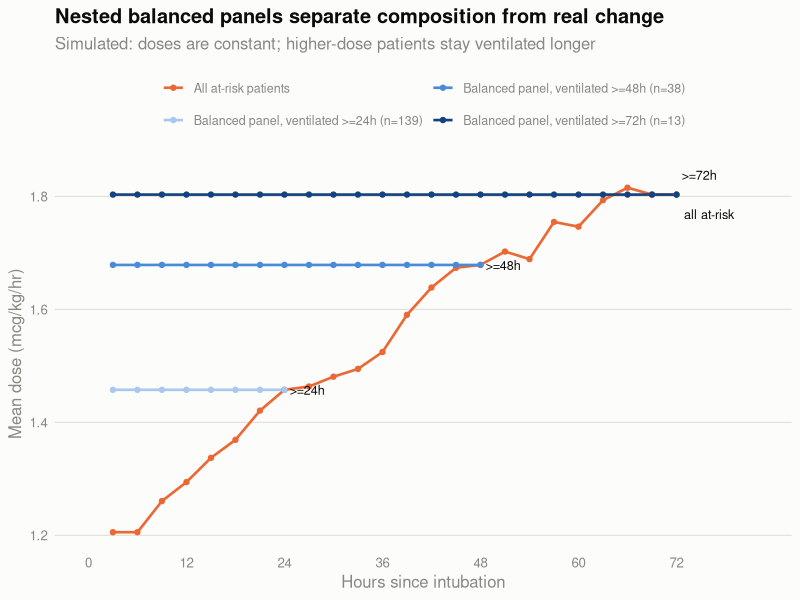

Write the R code that produced this figure.
# ==============================================================================
# 04_composition_bias_demo.R
#
# Purpose : Illustrate why a whole-cohort dosing curve needs a balanced-panel
#           overlay (design notes section 10, Phase 1). Simulates a cohort in
#           which NO patient's dose changes over time, yet the cohort mean rises
#           steeply -- purely because higher-dose patients stay ventilated longer.
#           Also demonstrates NESTED balanced panels (>=24h, >=48h, >=72h), whose
#           vertical separation displays the selection gradient directly.
# Author  : Shan Guleria
# Created : 2026-09-04
# Inputs  : none (simulated)
# Outputs : output/final_no_phi/validation/composition_bias_demo.png
# ==============================================================================

pkgs <- c("here", "ggplot2")
for (p in pkgs) {
  if (!requireNamespace(p, quietly = TRUE)) {
    install.packages(p, repos = "https://cloud.r-project.org")
  }
  library(p, character.only = TRUE)
}
set.seed(20260904)

# ---- Simulate ----------------------------------------------------------------
# Each patient has a CONSTANT dose. Sicker patients get more fentanyl AND stay
# ventilated longer -- the only link between dose and time.

n <- 400
baseline <- pmax(0, rnorm(n, 1.2, 0.6))                    # mcg/kg/hr, constant
vent_hours <- pmin(72, 6 + rexp(n, rate = 1 / (10 * baseline + 5)))

hours <- seq(3, 72, by = 3)
long <- do.call(rbind, lapply(seq_len(n), function(i) {
  h <- hours[hours <= vent_hours[i]]
  if (!length(h)) return(NULL)
  data.frame(id = i, hour = h, dose = baseline[i])          # dose NEVER changes
}))

# ---- Curves ------------------------------------------------------------------

all_comers <- aggregate(dose ~ hour, long, mean)
all_comers$n <- as.integer(table(long$hour))
all_comers$curve <- "All at-risk patients"

# Nested balanced panels. Each panel is plotted ONLY over the window it is
# balanced for -- a >=24h panel extended past hour 24 would no longer be
# balanced, which is the whole point of the construction.
thresholds <- c(24, 48, 72)
panels <- do.call(rbind, lapply(thresholds, function(k) {
  ids <- which(vent_hours >= k)
  sub <- long[long$id %in% ids & long$hour <= k, ]
  out <- aggregate(dose ~ hour, sub, mean)
  out$n <- length(ids)
  out$curve <- sprintf("Balanced panel, ventilated >=%dh (n=%d)", k, length(ids))
  out
}))

plot_df <- rbind(all_comers[, c("hour","dose","n","curve")], panels)

cat("Truth: every patient dose is CONSTANT. No within-patient change exists.\n\n")
cmp <- merge(all_comers[, c("hour","dose","n")],
             panels[panels$curve == unique(panels$curve)[3], c("hour","dose")],
             by = "hour", suffixes = c("_all", "_bal72"))
print(round(cmp[cmp$hour %in% c(3, 24, 48, 72), ], 2), row.names = FALSE)

cat(sprintf("\nAll-comers mean rises %.0f%% from h3 to h72.\n",
            100 * (tail(all_comers$dose, 1) / all_comers$dose[1] - 1)))

cat("\nNested panels -- each FLAT within itself; the gradient is between them:\n")
for (k in thresholds) {
  pk <- panels[grepl(sprintf(">=%dh", k), panels$curve), ]
  cat(sprintf("  >=%2dh  n=%3d  level %.2f mcg/kg/hr  (within-panel change %+.1f%%)\n",
              k, pk$n[1], mean(pk$dose),
              100 * (tail(pk$dose,1) / pk$dose[1] - 1)))
}

# ---- Plot --------------------------------------------------------------------
# The three panels are ordinal (a duration threshold), so they get a SEQUENTIAL
# single-hue ramp, light -> dark. All-comers is a different kind of thing, so it
# gets a contrasting categorical hue.

ink <- "#0b0b0b"; muted <- "#898781"; gridline <- "#e1e0d9"
lv <- c("All at-risk patients", unique(panels$curve))
plot_df$curve <- factor(plot_df$curve, levels = lv)
pal <- setNames(c("#eb6834", "#a8c8ee", "#4a8bd8", "#14427e"), lv)

ends <- do.call(rbind, lapply(split(plot_df, plot_df$curve),
                              function(g) g[which.max(g$hour), ]))
ends$lab <- c("all at-risk", ">=24h", ">=48h", ">=72h")
# all-comers and the >=72h panel both terminate at hour 72 at the same value,
# so their end labels collide -- push them apart vertically.
ends$dy <- c(-0.035, 0, 0, 0.035)

p <- ggplot(plot_df, aes(hour, dose, colour = curve)) +
  geom_line(linewidth = 0.9) +
  geom_point(size = 1.5) +
  geom_text(data = ends, aes(label = lab, y = dose + dy), hjust = -0.15,
            size = 3.2, colour = ink, show.legend = FALSE) +
  scale_colour_manual(values = pal) +
  scale_x_continuous(breaks = seq(0, 72, 12), limits = c(0, 82)) +
  guides(colour = guide_legend(nrow = 2)) +
  labs(title    = "Nested balanced panels separate composition from real change",
       subtitle = "Simulated: doses are constant; higher-dose patients stay ventilated longer",
       x = "Hours since intubation", y = "Mean dose (mcg/kg/hr)", colour = NULL) +
  theme_minimal(base_size = 12) +
  theme(plot.title = element_text(face = "bold", colour = ink),
        plot.subtitle = element_text(colour = muted, margin = margin(b = 10)),
        legend.position = "top", legend.text = element_text(colour = muted, size = 9),
        axis.title = element_text(colour = muted),
        axis.text = element_text(colour = muted),
        panel.grid.minor = element_blank(),
        panel.grid.major.x = element_blank(),
        panel.grid.major.y = element_line(colour = gridline, linewidth = 0.4),
        plot.background = element_rect(fill = "#fcfcfb", colour = NA))

out <- here("output", "final_no_phi", "validation")
dir.create(out, recursive = TRUE, showWarnings = FALSE)
ggsave(file.path(out, "composition_bias_demo.png"), p, width = 7.5, height = 4.8, dpi = 200)
cat("\nWrote:", file.path(out, "composition_bias_demo.png"), "\n")
